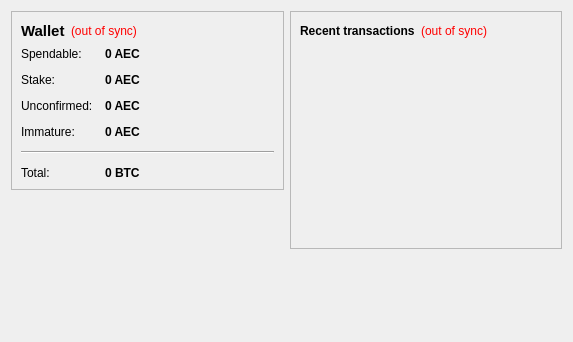
<?xml version="1.0" encoding="UTF-8"?>
<ui version="4.0">
 <class>OverviewPage</class>
 <widget class="QWidget" name="OverviewPage">
  <property name="geometry">
   <rect>
    <x>0</x>
    <y>0</y>
    <width>573</width>
    <height>342</height>
   </rect>
  </property>
  <property name="windowTitle">
   <string>Form</string>
  </property>
  <layout class="QHBoxLayout" name="horizontalLayout" stretch="1,1">
   <item>
    <layout class="QVBoxLayout" name="verticalLayout_2">
     <item>
      <widget class="QFrame" name="frame">
       <property name="frameShape">
        <enum>QFrame::StyledPanel</enum>
       </property>
       <property name="frameShadow">
        <enum>QFrame::Raised</enum>
       </property>
       <layout class="QVBoxLayout" name="verticalLayout_4">
        <item>
         <layout class="QHBoxLayout" name="horizontalLayout_4">
          <item>
           <widget class="QLabel" name="label_5">
            <property name="font">
             <font>
              <pointsize>11</pointsize>
              <weight>75</weight>
              <bold>true</bold>
             </font>
            </property>
            <property name="text">
             <string>Wallet</string>
            </property>
           </widget>
          </item>
          <item>
           <widget class="QLabel" name="labelWalletStatus">
            <property name="toolTip">
             <string>The displayed information may be out of date. Your wallet automatically synchronizes with the EmaratCoin network after a connection is established, but this process has not completed yet.</string>
            </property>
            <property name="styleSheet">
             <string notr="true">QLabel { color: red; }</string>
            </property>
            <property name="text">
             <string notr="true">(out of sync)</string>
            </property>
            <property name="alignment">
             <set>Qt::AlignLeading|Qt::AlignLeft|Qt::AlignVCenter</set>
            </property>
           </widget>
          </item>
          <item>
           <spacer name="horizontalSpacer_2">
            <property name="orientation">
             <enum>Qt::Horizontal</enum>
            </property>
            <property name="sizeHint" stdset="0">
             <size>
              <width>40</width>
              <height>20</height>
             </size>
            </property>
           </spacer>
          </item>
         </layout>
        </item>
        <item>
         <layout class="QFormLayout" name="formLayout_2">
          <property name="fieldGrowthPolicy">
           <enum>QFormLayout::AllNonFixedFieldsGrow</enum>
          </property>
          <property name="horizontalSpacing">
           <number>12</number>
          </property>
          <property name="verticalSpacing">
           <number>12</number>
          </property>
          <item row="0" column="0">
           <widget class="QLabel" name="label">
            <property name="text">
             <string>Spendable:</string>
            </property>
           </widget>
          </item>
          <item row="0" column="1">
           <widget class="QLabel" name="labelBalance">
            <property name="font">
             <font>
              <weight>75</weight>
              <bold>true</bold>
             </font>
            </property>
            <property name="cursor">
             <cursorShape>IBeamCursor</cursorShape>
            </property>
            <property name="toolTip">
             <string>Your current spendable balance</string>
            </property>
            <property name="text">
             <string notr="true">0 AEC</string>
            </property>
            <property name="textInteractionFlags">
             <set>Qt::LinksAccessibleByMouse|Qt::TextSelectableByKeyboard|Qt::TextSelectableByMouse</set>
            </property>
           </widget>
          </item>
          <item row="1" column="0">
           <widget class="QLabel" name="label_6">
            <property name="text">
             <string>Stake:</string>
            </property>
           </widget>
          </item>
          <item row="1" column="1">
           <widget class="QLabel" name="labelStake">
            <property name="font">
             <font>
              <weight>75</weight>
              <bold>true</bold>
             </font>
            </property>
            <property name="cursor">
             <cursorShape>IBeamCursor</cursorShape>
            </property>
            <property name="toolTip">
             <string>Total of coins that was staked, and do not yet count toward the current balance</string>
            </property>
            <property name="text">
             <string notr="true">0 AEC</string>
            </property>
            <property name="textInteractionFlags">
             <set>Qt::LinksAccessibleByMouse|Qt::TextSelectableByKeyboard|Qt::TextSelectableByMouse</set>
            </property>
           </widget>
          </item>
          <item row="2" column="0">
           <widget class="QLabel" name="label_3">
            <property name="text">
             <string>Unconfirmed:</string>
            </property>
           </widget>
          </item>
          <item row="2" column="1">
           <widget class="QLabel" name="labelUnconfirmed">
            <property name="font">
             <font>
              <weight>75</weight>
              <bold>true</bold>
             </font>
            </property>
            <property name="cursor">
             <cursorShape>IBeamCursor</cursorShape>
            </property>
            <property name="toolTip">
             <string>Total of transactions that have yet to be confirmed, and do not yet count toward the current balance</string>
            </property>
            <property name="text">
             <string notr="true">0 AEC</string>
            </property>
            <property name="textInteractionFlags">
             <set>Qt::LinksAccessibleByMouse|Qt::TextSelectableByKeyboard|Qt::TextSelectableByMouse</set>
            </property>
           </widget>
          </item>
          <item row="3" column="0">
           <widget class="QLabel" name="labelImmatureText">
            <property name="text">
             <string>Immature:</string>
            </property>
           </widget>
          </item>
          <item row="3" column="1">
           <widget class="QLabel" name="labelImmature">
            <property name="font">
             <font>
              <weight>75</weight>
              <bold>true</bold>
             </font>
            </property>
            <property name="toolTip">
             <string>Mined balance that has not yet matured</string>
            </property>
            <property name="text">
             <string notr="true">0 AEC</string>
            </property>
            <property name="textInteractionFlags">
             <set>Qt::LinksAccessibleByMouse|Qt::TextSelectableByKeyboard|Qt::TextSelectableByMouse</set>
            </property>
           </widget>
          </item>
          <item row="4" column="0" colspan="2">
           <widget class="Line" name="line">
            <property name="orientation">
             <enum>Qt::Horizontal</enum>
            </property>
           </widget>
          </item>
          <item row="5" column="0">
           <widget class="QLabel" name="labelTotalText">
            <property name="text">
             <string>Total:</string>
            </property>
           </widget>
          </item>
          <item row="5" column="1">
           <widget class="QLabel" name="labelTotal">
            <property name="font">
             <font>
              <weight>75</weight>
              <bold>true</bold>
             </font>
            </property>
            <property name="cursor">
             <cursorShape>IBeamCursor</cursorShape>
            </property>
            <property name="toolTip">
             <string>Your current total balance</string>
            </property>
            <property name="text">
             <string notr="true">0 BTC</string>
            </property>
            <property name="textInteractionFlags">
             <set>Qt::LinksAccessibleByMouse|Qt::TextSelectableByKeyboard|Qt::TextSelectableByMouse</set>
            </property>
           </widget>
          </item>
         </layout>
        </item>
       </layout>
      </widget>
     </item>
     <item>
      <spacer name="verticalSpacer">
       <property name="orientation">
        <enum>Qt::Vertical</enum>
       </property>
       <property name="sizeHint" stdset="0">
        <size>
         <width>20</width>
         <height>40</height>
        </size>
       </property>
      </spacer>
     </item>
    </layout>
   </item>
   <item>
    <layout class="QVBoxLayout" name="verticalLayout_3">
     <item>
      <widget class="QFrame" name="frame_2">
       <property name="frameShape">
        <enum>QFrame::StyledPanel</enum>
       </property>
       <property name="frameShadow">
        <enum>QFrame::Raised</enum>
       </property>
       <layout class="QVBoxLayout" name="verticalLayout">
        <item>
         <layout class="QHBoxLayout" name="horizontalLayout_2">
          <item>
           <widget class="QLabel" name="label_4">
            <property name="text">
             <string>&lt;b&gt;Recent transactions&lt;/b&gt;</string>
            </property>
           </widget>
          </item>
          <item>
           <widget class="QLabel" name="labelTransactionsStatus">
            <property name="toolTip">
             <string>The displayed information may be out of date. Your wallet automatically synchronizes with the EmaratCoin network after a connection is established, but this process has not completed yet.</string>
            </property>
            <property name="styleSheet">
             <string notr="true">QLabel { color: red; }</string>
            </property>
            <property name="text">
             <string notr="true">(out of sync)</string>
            </property>
            <property name="alignment">
             <set>Qt::AlignRight|Qt::AlignTrailing|Qt::AlignVCenter</set>
            </property>
           </widget>
          </item>
          <item>
           <spacer name="horizontalSpacer">
            <property name="orientation">
             <enum>Qt::Horizontal</enum>
            </property>
            <property name="sizeHint" stdset="0">
             <size>
              <width>40</width>
              <height>20</height>
             </size>
            </property>
           </spacer>
          </item>
         </layout>
        </item>
        <item>
         <widget class="QListView" name="listTransactions">
          <property name="styleSheet">
           <string notr="true">QListView { background: transparent; }</string>
          </property>
          <property name="frameShape">
           <enum>QFrame::NoFrame</enum>
          </property>
          <property name="verticalScrollBarPolicy">
           <enum>Qt::ScrollBarAlwaysOff</enum>
          </property>
          <property name="horizontalScrollBarPolicy">
           <enum>Qt::ScrollBarAlwaysOff</enum>
          </property>
          <property name="selectionMode">
           <enum>QAbstractItemView::NoSelection</enum>
          </property>
         </widget>
        </item>
       </layout>
      </widget>
     </item>
     <item>
      <spacer name="verticalSpacer_2">
       <property name="orientation">
        <enum>Qt::Vertical</enum>
       </property>
       <property name="sizeHint" stdset="0">
        <size>
         <width>20</width>
         <height>40</height>
        </size>
       </property>
      </spacer>
     </item>
    </layout>
   </item>
  </layout>
 </widget>
 <resources/>
 <connections/>
</ui>
